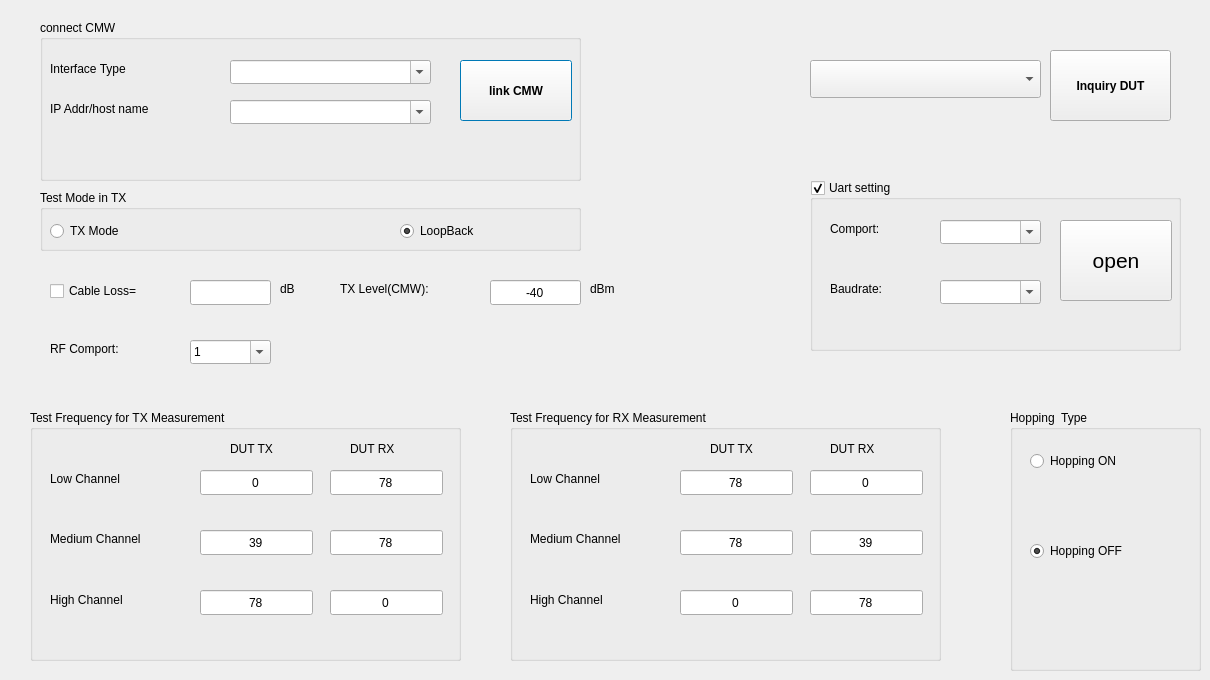
        <widget class="QWidget" name="Configuration">
         <attribute name="title">
          <string>Configuration</string>
         </attribute>
         <widget class="QComboBox" name="comboBox_interfacetype">
          <property name="geometry">
           <rect>
            <x>230</x>
            <y>60</y>
            <width>201</width>
            <height>24</height>
           </rect>
          </property>
          <property name="editable">
           <bool>true</bool>
          </property>
          <property name="currentIndex">
           <number>-1</number>
          </property>
          <item>
           <property name="text">
            <string>LAN</string>
           </property>
          </item>
          <item>
           <property name="text">
            <string>GPIB</string>
           </property>
          </item>
          <item>
           <property name="text">
            <string>USB</string>
           </property>
          </item>
         </widget>
         <widget class="QLabel" name="label">
          <property name="geometry">
           <rect>
            <x>50</x>
            <y>60</y>
            <width>141</width>
            <height>18</height>
           </rect>
          </property>
          <property name="font">
           <font>
            <family>Arial</family>
           </font>
          </property>
          <property name="text">
           <string>Interface Type</string>
          </property>
         </widget>
         <widget class="QComboBox" name="comboBox_interfaceaddr">
          <property name="geometry">
           <rect>
            <x>230</x>
            <y>100</y>
            <width>201</width>
            <height>24</height>
           </rect>
          </property>
          <property name="editable">
           <bool>true</bool>
          </property>
         </widget>
         <widget class="QGroupBox" name="groupBox">
          <property name="geometry">
           <rect>
            <x>40</x>
            <y>20</y>
            <width>541</width>
            <height>161</height>
           </rect>
          </property>
          <property name="palette">
           <palette>
            <active>
             <colorrole role="Text">
              <brush brushstyle="SolidPattern">
               <color alpha="255">
                <red>0</red>
                <green>0</green>
                <blue>0</blue>
               </color>
              </brush>
             </colorrole>
             <colorrole role="Base">
              <brush brushstyle="SolidPattern">
               <color alpha="255">
                <red>255</red>
                <green>255</green>
                <blue>255</blue>
               </color>
              </brush>
             </colorrole>
             <colorrole role="Window">
              <brush brushstyle="SolidPattern">
               <color alpha="255">
                <red>0</red>
                <green>170</green>
                <blue>255</blue>
               </color>
              </brush>
             </colorrole>
            </active>
            <inactive>
             <colorrole role="Text">
              <brush brushstyle="SolidPattern">
               <color alpha="255">
                <red>0</red>
                <green>0</green>
                <blue>0</blue>
               </color>
              </brush>
             </colorrole>
             <colorrole role="Base">
              <brush brushstyle="SolidPattern">
               <color alpha="255">
                <red>255</red>
                <green>255</green>
                <blue>255</blue>
               </color>
              </brush>
             </colorrole>
             <colorrole role="Window">
              <brush brushstyle="SolidPattern">
               <color alpha="255">
                <red>0</red>
                <green>170</green>
                <blue>255</blue>
               </color>
              </brush>
             </colorrole>
            </inactive>
            <disabled>
             <colorrole role="Text">
              <brush brushstyle="SolidPattern">
               <color alpha="255">
                <red>120</red>
                <green>120</green>
                <blue>120</blue>
               </color>
              </brush>
             </colorrole>
             <colorrole role="Base">
              <brush brushstyle="SolidPattern">
               <color alpha="255">
                <red>0</red>
                <green>170</green>
                <blue>255</blue>
               </color>
              </brush>
             </colorrole>
             <colorrole role="Window">
              <brush brushstyle="SolidPattern">
               <color alpha="255">
                <red>0</red>
                <green>170</green>
                <blue>255</blue>
               </color>
              </brush>
             </colorrole>
            </disabled>
           </palette>
          </property>
          <property name="font">
           <font>
            <family>Arial</family>
           </font>
          </property>
          <property name="title">
           <string>connect CMW</string>
          </property>
          <widget class="QPushButton" name="pushButton_linkcmw">
           <property name="geometry">
            <rect>
             <x>420</x>
             <y>40</y>
             <width>112</width>
             <height>61</height>
            </rect>
           </property>
           <property name="font">
            <font>
             <family>Arial</family>
             <weight>75</weight>
             <bold>true</bold>
            </font>
           </property>
           <property name="text">
            <string>link CMW</string>
           </property>
          </widget>
          <widget class="QLabel" name="label_interfaceaddr">
           <property name="geometry">
            <rect>
             <x>10</x>
             <y>80</y>
             <width>191</width>
             <height>18</height>
            </rect>
           </property>
           <property name="text">
            <string>IP Addr/host name</string>
           </property>
          </widget>
         </widget>
         <widget class="QCheckBox" name="checkBox_cableloss">
          <property name="geometry">
           <rect>
            <x>50</x>
            <y>280</y>
            <width>161</width>
            <height>22</height>
           </rect>
          </property>
          <property name="text">
           <string>Cable Loss=</string>
          </property>
         </widget>
         <widget class="QLabel" name="label_2">
          <property name="geometry">
           <rect>
            <x>280</x>
            <y>280</y>
            <width>31</width>
            <height>18</height>
           </rect>
          </property>
          <property name="text">
           <string>dB</string>
          </property>
         </widget>
         <widget class="QLineEdit" name="lineEdit_cableloss">
          <property name="geometry">
           <rect>
            <x>190</x>
            <y>280</y>
            <width>81</width>
            <height>25</height>
           </rect>
          </property>
          <property name="alignment">
           <set>Qt::AlignCenter</set>
          </property>
         </widget>
         <widget class="QGroupBox" name="groupBox_2">
          <property name="geometry">
           <rect>
            <x>40</x>
            <y>190</y>
            <width>541</width>
            <height>61</height>
           </rect>
          </property>
          <property name="font">
           <font>
            <family>Arial</family>
           </font>
          </property>
          <property name="title">
           <string>Test Mode in TX</string>
          </property>
          <widget class="QRadioButton" name="radioButton_txmode">
           <property name="geometry">
            <rect>
             <x>10</x>
             <y>30</y>
             <width>132</width>
             <height>22</height>
            </rect>
           </property>
           <property name="text">
            <string>TX Mode</string>
           </property>
          </widget>
          <widget class="QRadioButton" name="radioButton_loopback">
           <property name="geometry">
            <rect>
             <x>360</x>
             <y>30</y>
             <width>132</width>
             <height>22</height>
            </rect>
           </property>
           <property name="text">
            <string>LoopBack</string>
           </property>
           <property name="checked">
            <bool>true</bool>
           </property>
          </widget>
         </widget>
         <widget class="QPushButton" name="pushButton_inquiry">
          <property name="geometry">
           <rect>
            <x>1050</x>
            <y>50</y>
            <width>121</width>
            <height>71</height>
           </rect>
          </property>
          <property name="palette">
           <palette>
            <active>
             <colorrole role="Text">
              <brush brushstyle="SolidPattern">
               <color alpha="255">
                <red>0</red>
                <green>170</green>
                <blue>0</blue>
               </color>
              </brush>
             </colorrole>
            </active>
            <inactive>
             <colorrole role="Text">
              <brush brushstyle="SolidPattern">
               <color alpha="255">
                <red>0</red>
                <green>170</green>
                <blue>0</blue>
               </color>
              </brush>
             </colorrole>
            </inactive>
            <disabled>
             <colorrole role="Text">
              <brush brushstyle="SolidPattern">
               <color alpha="255">
                <red>120</red>
                <green>120</green>
                <blue>120</blue>
               </color>
              </brush>
             </colorrole>
            </disabled>
           </palette>
          </property>
          <property name="font">
           <font>
            <family>Arial</family>
            <weight>75</weight>
            <bold>true</bold>
           </font>
          </property>
          <property name="mouseTracking">
           <bool>false</bool>
          </property>
          <property name="text">
           <string>Inquiry DUT</string>
          </property>
         </widget>
         <widget class="QGroupBox" name="groupBox_3">
          <property name="geometry">
           <rect>
            <x>30</x>
            <y>410</y>
            <width>431</width>
            <height>251</height>
           </rect>
          </property>
          <property name="font">
           <font>
            <family>Arial</family>
            <weight>50</weight>
            <bold>false</bold>
           </font>
          </property>
          <property name="title">
           <string>Test Frequency for TX Measurement</string>
          </property>
          <widget class="QLabel" name="label_3">
           <property name="geometry">
            <rect>
             <x>20</x>
             <y>60</y>
             <width>131</width>
             <height>18</height>
            </rect>
           </property>
           <property name="text">
            <string>Low Channel</string>
           </property>
          </widget>
          <widget class="QLabel" name="label_4">
           <property name="geometry">
            <rect>
             <x>20</x>
             <y>120</y>
             <width>141</width>
             <height>18</height>
            </rect>
           </property>
           <property name="text">
            <string>Medium Channel</string>
           </property>
          </widget>
          <widget class="QLabel" name="label_5">
           <property name="geometry">
            <rect>
             <x>20</x>
             <y>180</y>
             <width>131</width>
             <height>20</height>
            </rect>
           </property>
           <property name="text">
            <string>High Channel</string>
           </property>
          </widget>
          <widget class="QLabel" name="label_6">
           <property name="geometry">
            <rect>
             <x>200</x>
             <y>30</y>
             <width>81</width>
             <height>18</height>
            </rect>
           </property>
           <property name="text">
            <string>DUT TX</string>
           </property>
          </widget>
          <widget class="QLabel" name="label_7">
           <property name="geometry">
            <rect>
             <x>320</x>
             <y>30</y>
             <width>81</width>
             <height>18</height>
            </rect>
           </property>
           <property name="text">
            <string>DUT RX</string>
           </property>
          </widget>
          <widget class="QLineEdit" name="lineEdit_lctx">
           <property name="geometry">
            <rect>
             <x>170</x>
             <y>60</y>
             <width>113</width>
             <height>25</height>
            </rect>
           </property>
           <property name="palette">
            <palette>
             <active>
              <colorrole role="Text">
               <brush brushstyle="SolidPattern">
                <color alpha="255">
                 <red>0</red>
                 <green>0</green>
                 <blue>0</blue>
                </color>
               </brush>
              </colorrole>
             </active>
             <inactive>
              <colorrole role="Text">
               <brush brushstyle="SolidPattern">
                <color alpha="255">
                 <red>0</red>
                 <green>0</green>
                 <blue>0</blue>
                </color>
               </brush>
              </colorrole>
             </inactive>
             <disabled>
              <colorrole role="Text">
               <brush brushstyle="SolidPattern">
                <color alpha="255">
                 <red>120</red>
                 <green>120</green>
                 <blue>120</blue>
                </color>
               </brush>
              </colorrole>
             </disabled>
            </palette>
           </property>
           <property name="text">
            <string>0</string>
           </property>
           <property name="cursorPosition">
            <number>1</number>
           </property>
           <property name="alignment">
            <set>Qt::AlignCenter</set>
           </property>
          </widget>
          <widget class="QLineEdit" name="lineEdit_lcrx">
           <property name="geometry">
            <rect>
             <x>300</x>
             <y>60</y>
             <width>113</width>
             <height>25</height>
            </rect>
           </property>
           <property name="text">
            <string>78</string>
           </property>
           <property name="alignment">
            <set>Qt::AlignCenter</set>
           </property>
          </widget>
          <widget class="QLineEdit" name="lineEdit_mcrx">
           <property name="geometry">
            <rect>
             <x>300</x>
             <y>120</y>
             <width>113</width>
             <height>25</height>
            </rect>
           </property>
           <property name="text">
            <string>78</string>
           </property>
           <property name="alignment">
            <set>Qt::AlignCenter</set>
           </property>
          </widget>
          <widget class="QLineEdit" name="lineEdit_mctx">
           <property name="geometry">
            <rect>
             <x>170</x>
             <y>120</y>
             <width>113</width>
             <height>25</height>
            </rect>
           </property>
           <property name="text">
            <string>39</string>
           </property>
           <property name="alignment">
            <set>Qt::AlignCenter</set>
           </property>
          </widget>
          <widget class="QLineEdit" name="lineEdit_hcrx">
           <property name="geometry">
            <rect>
             <x>300</x>
             <y>180</y>
             <width>113</width>
             <height>25</height>
            </rect>
           </property>
           <property name="text">
            <string>0</string>
           </property>
           <property name="alignment">
            <set>Qt::AlignCenter</set>
           </property>
          </widget>
          <widget class="QLineEdit" name="lineEdit_hctx">
           <property name="geometry">
            <rect>
             <x>170</x>
             <y>180</y>
             <width>113</width>
             <height>25</height>
            </rect>
           </property>
           <property name="text">
            <string>78</string>
           </property>
           <property name="alignment">
            <set>Qt::AlignCenter</set>
           </property>
          </widget>
         </widget>
         <widget class="QGroupBox" name="groupBox_4">
          <property name="geometry">
           <rect>
            <x>510</x>
            <y>410</y>
            <width>431</width>
            <height>251</height>
           </rect>
          </property>
          <property name="font">
           <font>
            <family>Arial</family>
           </font>
          </property>
          <property name="title">
           <string>Test Frequency for RX Measurement</string>
          </property>
          <widget class="QLabel" name="label_8">
           <property name="geometry">
            <rect>
             <x>20</x>
             <y>60</y>
             <width>131</width>
             <height>18</height>
            </rect>
           </property>
           <property name="text">
            <string>Low Channel</string>
           </property>
          </widget>
          <widget class="QLabel" name="label_9">
           <property name="geometry">
            <rect>
             <x>20</x>
             <y>120</y>
             <width>141</width>
             <height>18</height>
            </rect>
           </property>
           <property name="text">
            <string>Medium Channel</string>
           </property>
          </widget>
          <widget class="QLabel" name="label_10">
           <property name="geometry">
            <rect>
             <x>20</x>
             <y>180</y>
             <width>131</width>
             <height>20</height>
            </rect>
           </property>
           <property name="text">
            <string>High Channel</string>
           </property>
          </widget>
          <widget class="QLabel" name="label_11">
           <property name="geometry">
            <rect>
             <x>200</x>
             <y>30</y>
             <width>81</width>
             <height>18</height>
            </rect>
           </property>
           <property name="text">
            <string>DUT TX</string>
           </property>
          </widget>
          <widget class="QLabel" name="label_12">
           <property name="geometry">
            <rect>
             <x>320</x>
             <y>30</y>
             <width>81</width>
             <height>18</height>
            </rect>
           </property>
           <property name="text">
            <string>DUT RX</string>
           </property>
          </widget>
          <widget class="QLineEdit" name="lineEdit_lctx_r">
           <property name="geometry">
            <rect>
             <x>170</x>
             <y>60</y>
             <width>113</width>
             <height>25</height>
            </rect>
           </property>
           <property name="text">
            <string>78</string>
           </property>
           <property name="alignment">
            <set>Qt::AlignCenter</set>
           </property>
          </widget>
          <widget class="QLineEdit" name="lineEdit_lcrx_r">
           <property name="geometry">
            <rect>
             <x>300</x>
             <y>60</y>
             <width>113</width>
             <height>25</height>
            </rect>
           </property>
           <property name="text">
            <string>0</string>
           </property>
           <property name="alignment">
            <set>Qt::AlignCenter</set>
           </property>
          </widget>
          <widget class="QLineEdit" name="lineEdit_mcrx_r">
           <property name="geometry">
            <rect>
             <x>300</x>
             <y>120</y>
             <width>113</width>
             <height>25</height>
            </rect>
           </property>
           <property name="text">
            <string>39</string>
           </property>
           <property name="alignment">
            <set>Qt::AlignCenter</set>
           </property>
          </widget>
          <widget class="QLineEdit" name="lineEdit_mctx_r">
           <property name="geometry">
            <rect>
             <x>170</x>
             <y>120</y>
             <width>113</width>
             <height>25</height>
            </rect>
           </property>
           <property name="text">
            <string>78</string>
           </property>
           <property name="alignment">
            <set>Qt::AlignCenter</set>
           </property>
          </widget>
          <widget class="QLineEdit" name="lineEdit_hcrx_r">
           <property name="geometry">
            <rect>
             <x>300</x>
             <y>180</y>
             <width>113</width>
             <height>25</height>
            </rect>
           </property>
           <property name="text">
            <string>78</string>
           </property>
           <property name="alignment">
            <set>Qt::AlignCenter</set>
           </property>
          </widget>
          <widget class="QLineEdit" name="lineEdit_hctx_r">
           <property name="geometry">
            <rect>
             <x>170</x>
             <y>180</y>
             <width>113</width>
             <height>25</height>
            </rect>
           </property>
           <property name="text">
            <string>0</string>
           </property>
           <property name="alignment">
            <set>Qt::AlignCenter</set>
           </property>
          </widget>
         </widget>
         <widget class="QLabel" name="label_107">
          <property name="geometry">
           <rect>
            <x>50</x>
            <y>340</y>
            <width>121</width>
            <height>18</height>
           </rect>
          </property>
          <property name="font">
           <font>
            <family>Arial</family>
           </font>
          </property>
          <property name="text">
           <string>RF Comport:</string>
          </property>
         </widget>
         <widget class="QComboBox" name="comboBox_rfport">
          <property name="geometry">
           <rect>
            <x>190</x>
            <y>340</y>
            <width>81</width>
            <height>24</height>
           </rect>
          </property>
          <property name="editable">
           <bool>true</bool>
          </property>
          <property name="currentIndex">
           <number>0</number>
          </property>
          <item>
           <property name="text">
            <string>1</string>
           </property>
          </item>
          <item>
           <property name="text">
            <string>2</string>
           </property>
          </item>
          <item>
           <property name="text">
            <string>3</string>
           </property>
          </item>
          <item>
           <property name="text">
            <string>4</string>
           </property>
          </item>
         </widget>
         <widget class="QGroupBox" name="groupBox_uartset">
          <property name="geometry">
           <rect>
            <x>810</x>
            <y>180</y>
            <width>371</width>
            <height>171</height>
           </rect>
          </property>
          <property name="title">
           <string>Uart setting</string>
          </property>
          <property name="checkable">
           <bool>true</bool>
          </property>
          <widget class="QComboBox" name="comboBox_uartcomport">
           <property name="geometry">
            <rect>
             <x>130</x>
             <y>40</y>
             <width>101</width>
             <height>24</height>
            </rect>
           </property>
           <property name="editable">
            <bool>true</bool>
           </property>
           <property name="currentIndex">
            <number>-1</number>
           </property>
          </widget>
          <widget class="QLabel" name="label_108">
           <property name="geometry">
            <rect>
             <x>20</x>
             <y>40</y>
             <width>81</width>
             <height>18</height>
            </rect>
           </property>
           <property name="font">
            <font>
             <family>Arial</family>
            </font>
           </property>
           <property name="text">
            <string>Comport:</string>
           </property>
          </widget>
          <widget class="QLabel" name="label_109">
           <property name="geometry">
            <rect>
             <x>20</x>
             <y>100</y>
             <width>81</width>
             <height>18</height>
            </rect>
           </property>
           <property name="font">
            <font>
             <family>Arial</family>
            </font>
           </property>
           <property name="text">
            <string>Baudrate:</string>
           </property>
          </widget>
          <widget class="QComboBox" name="comboBox_uartbd">
           <property name="geometry">
            <rect>
             <x>130</x>
             <y>100</y>
             <width>101</width>
             <height>24</height>
            </rect>
           </property>
           <property name="editable">
            <bool>true</bool>
           </property>
           <property name="currentIndex">
            <number>-1</number>
           </property>
           <item>
            <property name="text">
             <string>38400</string>
            </property>
           </item>
           <item>
            <property name="text">
             <string>96000</string>
            </property>
           </item>
           <item>
            <property name="text">
             <string>115200</string>
            </property>
           </item>
           <item>
            <property name="text">
             <string>500000</string>
            </property>
           </item>
          </widget>
          <widget class="QPushButton" name="pushButton_uart">
           <property name="geometry">
            <rect>
             <x>250</x>
             <y>40</y>
             <width>112</width>
             <height>81</height>
            </rect>
           </property>
           <property name="font">
            <font>
             <pointsize>16</pointsize>
            </font>
           </property>
           <property name="text">
            <string>open</string>
           </property>
          </widget>
         </widget>
         <widget class="QComboBox" name="comboBox_bdaddr">
          <property name="geometry">
           <rect>
            <x>810</x>
            <y>60</y>
            <width>231</width>
            <height>38</height>
           </rect>
          </property>
          <property name="font">
           <font>
            <pointsize>14</pointsize>
           </font>
          </property>
          <property name="sizeAdjustPolicy">
           <enum>QComboBox::AdjustToContentsOnFirstShow</enum>
          </property>
         </widget>
         <widget class="QLabel" name="label_110">
          <property name="geometry">
           <rect>
            <x>340</x>
            <y>280</y>
            <width>141</width>
            <height>18</height>
           </rect>
          </property>
          <property name="text">
           <string>TX Level(CMW):</string>
          </property>
         </widget>
         <widget class="QLineEdit" name="lineEdit_txlevel">
          <property name="geometry">
           <rect>
            <x>490</x>
            <y>280</y>
            <width>91</width>
            <height>25</height>
           </rect>
          </property>
          <property name="inputMethodHints">
           <set>Qt::ImhNone</set>
          </property>
          <property name="inputMask">
           <string/>
          </property>
          <property name="text">
           <string>-40</string>
          </property>
          <property name="alignment">
           <set>Qt::AlignCenter</set>
          </property>
         </widget>
         <widget class="QLabel" name="label_111">
          <property name="geometry">
           <rect>
            <x>590</x>
            <y>280</y>
            <width>41</width>
            <height>18</height>
           </rect>
          </property>
          <property name="text">
           <string>dBm</string>
          </property>
         </widget>
         <widget class="QGroupBox" name="groupBox_53">
          <property name="geometry">
           <rect>
            <x>1010</x>
            <y>410</y>
            <width>191</width>
            <height>261</height>
           </rect>
          </property>
          <property name="title">
           <string>Hopping  Type</string>
          </property>
          <widget class="QRadioButton" name="radioButton_hoppingon">
           <property name="geometry">
            <rect>
             <x>20</x>
             <y>40</y>
             <width>132</width>
             <height>22</height>
            </rect>
           </property>
           <property name="text">
            <string>Hopping ON</string>
           </property>
          </widget>
          <widget class="QRadioButton" name="radioButton_hoppingoff">
           <property name="geometry">
            <rect>
             <x>20</x>
             <y>130</y>
             <width>151</width>
             <height>22</height>
            </rect>
           </property>
           <property name="text">
            <string>Hopping OFF</string>
           </property>
           <property name="checked">
            <bool>true</bool>
           </property>
          </widget>
         </widget>
         <zorder>groupBox</zorder>
         <zorder>comboBox_interfacetype</zorder>
         <zorder>label</zorder>
         <zorder>comboBox_interfaceaddr</zorder>
         <zorder>checkBox_cableloss</zorder>
         <zorder>label_2</zorder>
         <zorder>lineEdit_cableloss</zorder>
         <zorder>groupBox_2</zorder>
         <zorder>pushButton_inquiry</zorder>
         <zorder>groupBox_3</zorder>
         <zorder>groupBox_4</zorder>
         <zorder>label_107</zorder>
         <zorder>comboBox_rfport</zorder>
         <zorder>groupBox_uartset</zorder>
         <zorder>comboBox_bdaddr</zorder>
         <zorder>label_110</zorder>
         <zorder>lineEdit_txlevel</zorder>
         <zorder>label_111</zorder>
         <zorder>groupBox_53</zorder>
        </widget>
